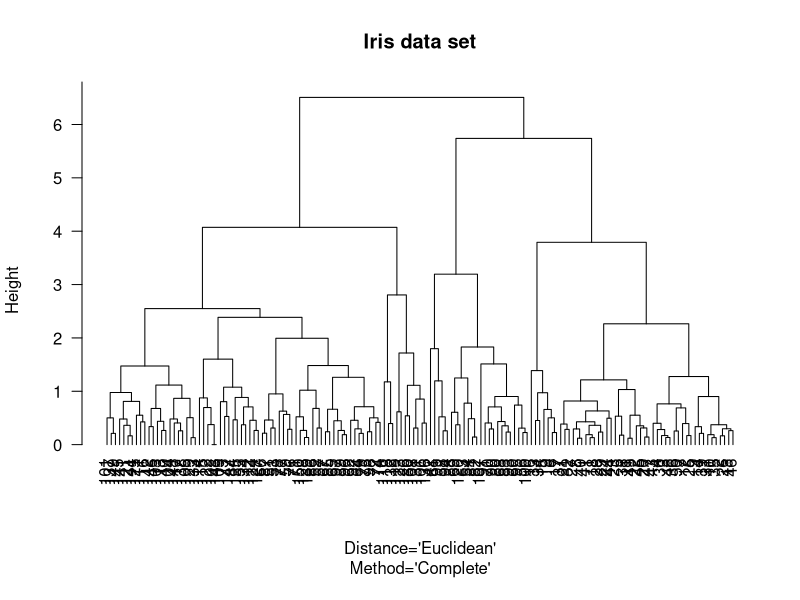
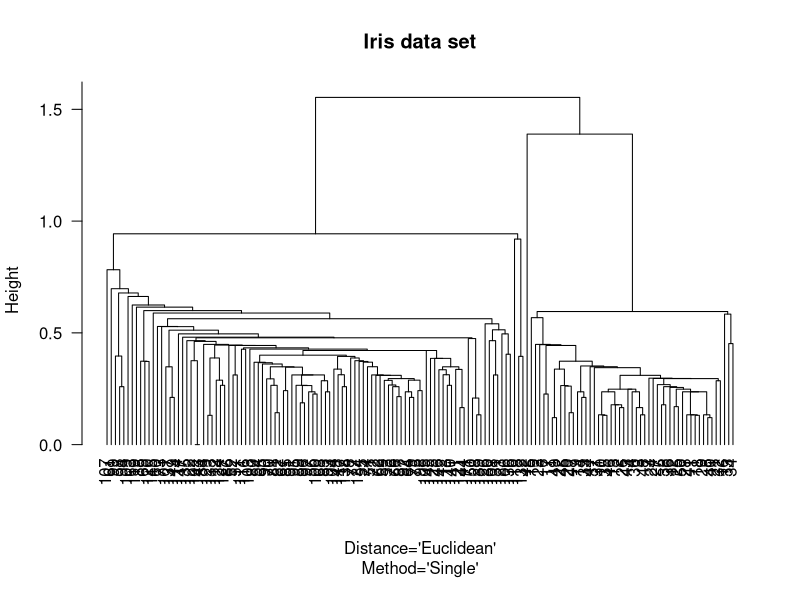
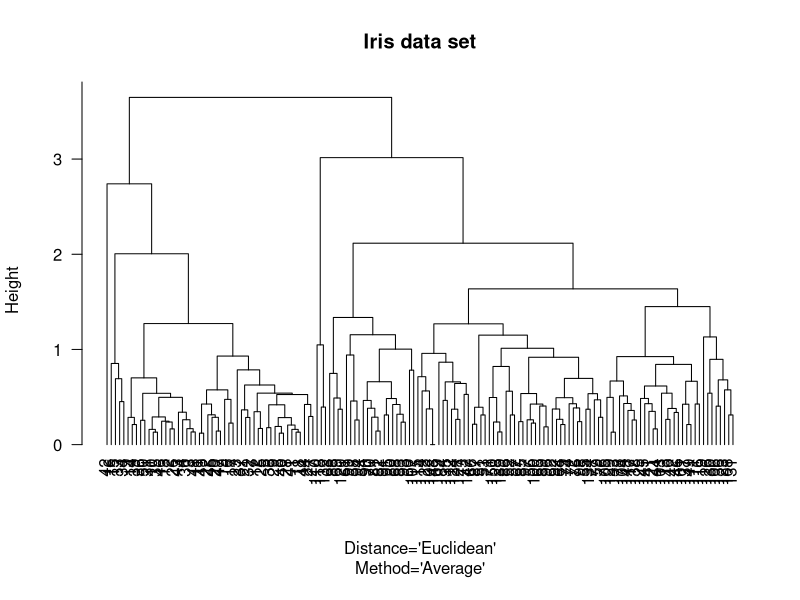
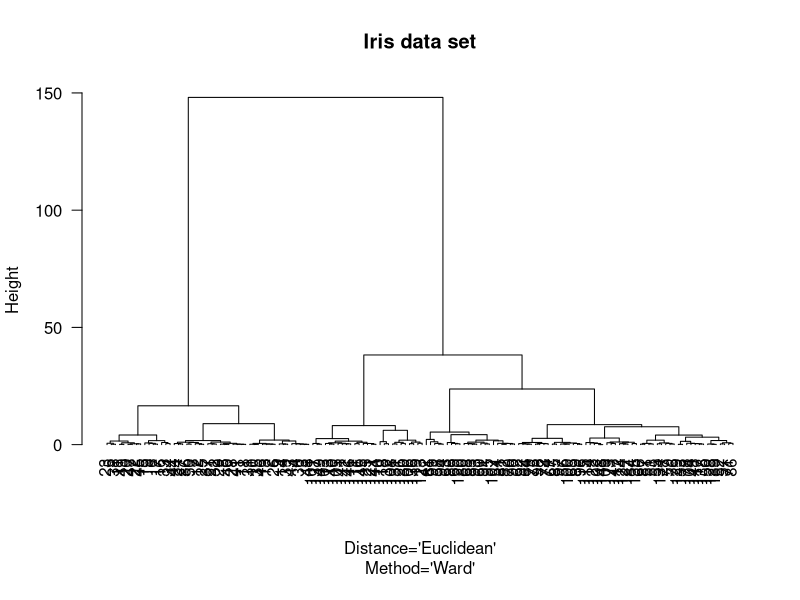
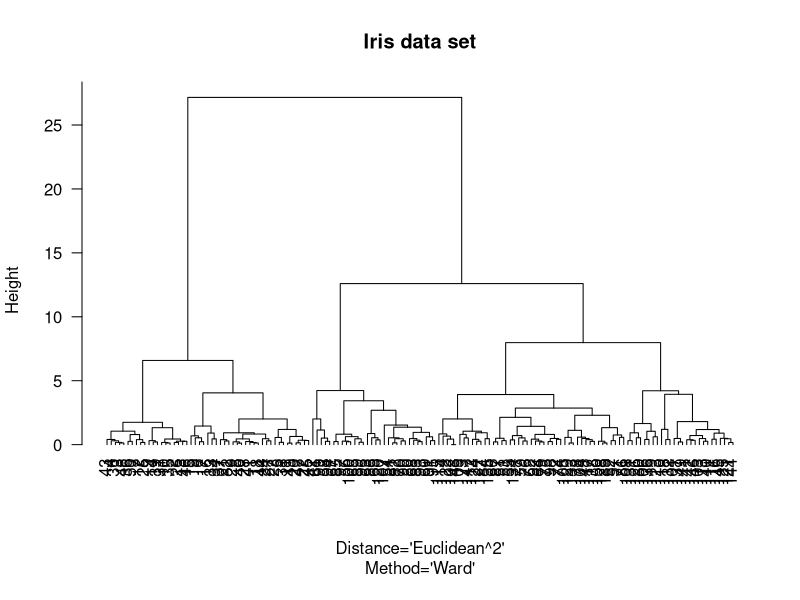
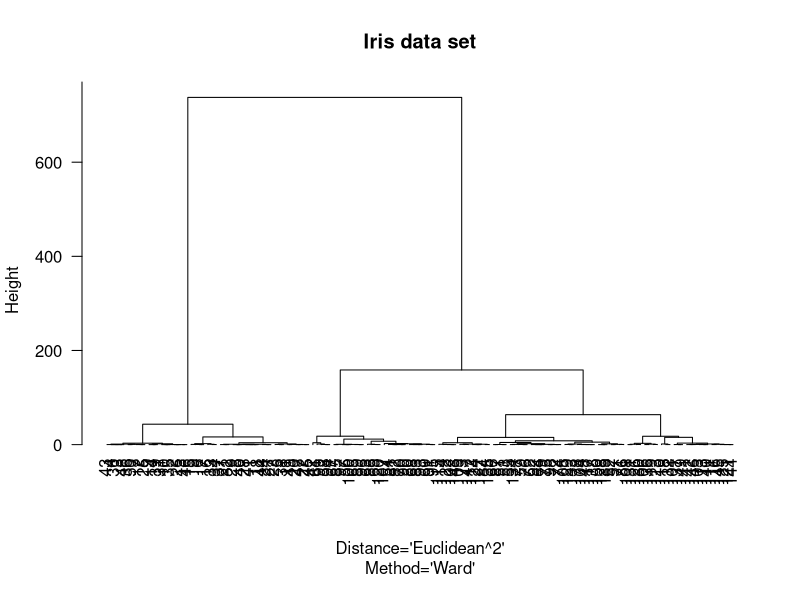
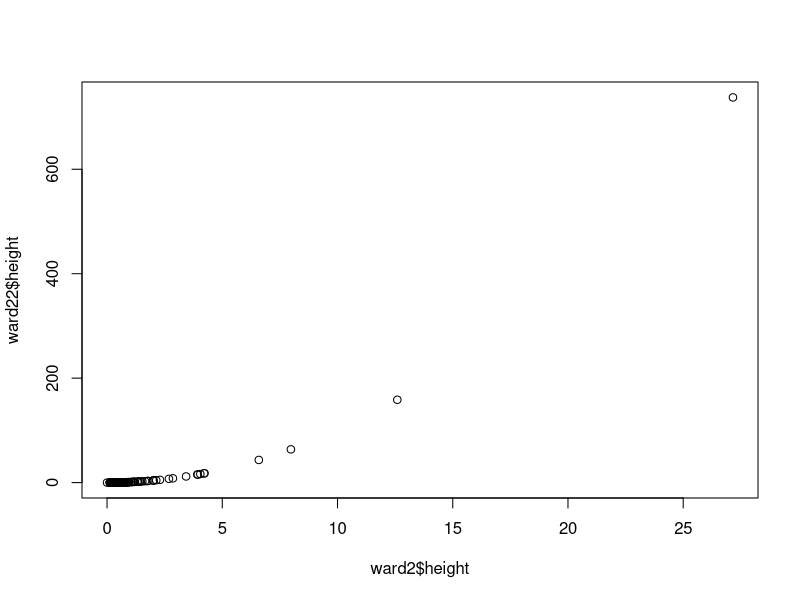
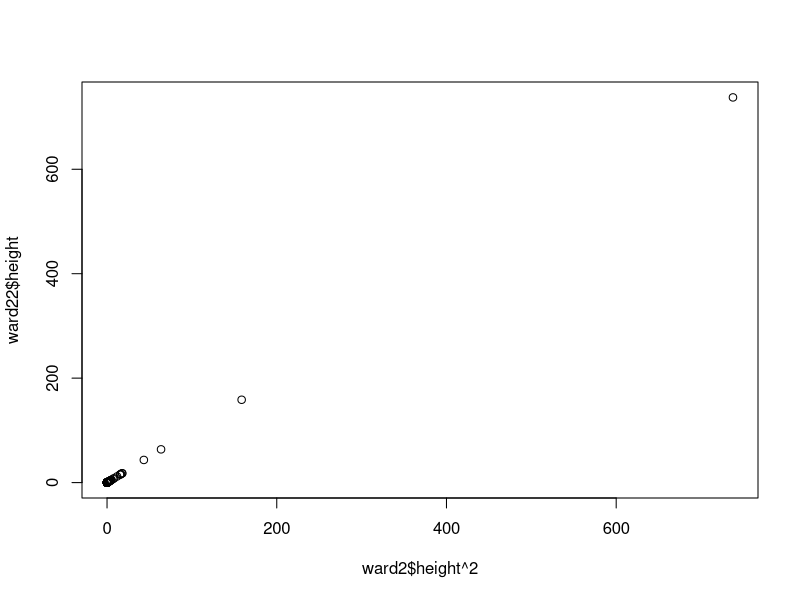

The R source for these figures, in order:
#########################################################################
#
# 'hclust', 'agnes' ('AGglomerative NESting') y 'diana' (DIvisive ANAlysis)
#  son algoritmos de clustering que definen jerarquías
#
# #########################################################################
#
# Introducción de los datos: 'iris'
#
?iris
#
# Para una clasificación no supervisada no se toma en cuenta
# la variable 'Species' de la planta (5a. columna)
#
datos0 <- iris[,1:4]
#
nombredatos <- "Iris data set"
#
##########################################################################
#
# ¿Estandarizar las variables?
#    Son homogéneas (cm.); es razonable tratarlas tal cual.
#    Sin embargo, algunas medidas son más grandes ('*.Length') que otras,
#    y tratarlas tal cual equivaldría, en cierto sentido,
#    a analizarlas por su apariencia visual.
#
#    Estandarizar las variables equivale, en principio, a
#    poner todas las variables a un mismo nivel en el análisis.
#    Esta es la opción que se hace en el siguiente análisis
#
# Para estandarizar las variables (media 0, varianza 1)
#
datos <- scale(datos0, center=TRUE, scale=TRUE)
#
##########################################################################
#
# Estudio de la función 'hclust()':
#
#   http://en.wikipedia.org/wiki/Hierarchical_clustering
#   http://es.wikipedia.org/wiki/Agrupamiento_jer%C3%A1rquico
#   http://en.wikibooks.org/wiki/Data_Mining_Algorithms_In_R/
#                                           Clustering/Hierarchical_Clustering
#   https://sites.google.com/site/dataclusteringalgorithms/
#                                           hierarchical-clustering-algorithm
#   http://en.wikipedia.org/wiki/Dendrogram
#
# El algoritmo se basa en una matriz de distancias o desemejanzas
#
distancias <- dist(datos, method="euclidean", upper=TRUE, diag=TRUE)
#
complete <- hclust(distancias)
#
# El método 'por defecto' es 'complete'
#
# Trazado del dendrograma correspondiente
#
plot(complete, hang=-1, main=nombredatos, sub="", las=1,
     xlab="Distance='Euclidean'\nMethod='Complete'")
#
#######
#
single <- hclust(distancias, method="single")
#
plot(single, hang=-1, main=nombredatos, sub="", las=1,
     xlab="Distance='Euclidean'\nMethod='Single'")
#
#
#######
#
average <- hclust(distancias, method="average")
#
plot(average, hang=-1, main=nombredatos, sub="", las=1,
     xlab="Distance='Euclidean'\nMethod='Average'")
#
#######
#
ward <- hclust(distancias, method="ward.D")
#
plot(ward, hang=-1, main=nombredatos, sub="", las=1,
     xlab="Distance='Euclidean'\nMethod='Ward'")
#
#######
#
ward2 <- hclust(distancias, method="ward.D2")
#
plot(ward2, hang=-1, main=nombredatos, sub="", las=1,
     xlab="Distance='Euclidean^2'\nMethod='Ward'")
#
#######
#
ward22 <- hclust(distancias^2, method="ward.D")
#
plot(ward22, hang=-1, main=nombredatos, sub="", las=1,
     xlab="Distance='Euclidean^2'\nMethod='Ward'")
#
#
#######
#
# Las dos últimas no dan la misma jerarquía indexada.
# La jerarquia en sí es la misma, pero las ramas (distancias), no.
# La relacion entre los valores de los indices
# correspondientes a ambas jerarquias es cuadratica.
#
#
cbind(ward2$merge, ward22$merge)
#
cbind(ward2$height, ward22$height)
plot(ward2$height, ward22$height)
cbind(ward2$height^2, ward22$height)
plot(ward2$height^2, ward22$height)
#
sum(ward22$height)
#[1] 1192  # = (4*(150-1))*2
#
2*sum((nrow(datos)-1)*diag(var(datos))) # variables estandarizadas
#[1] 1192
#
##########################################################################





###################################################################
#
# Para seleccionar una partición:
# - se analizan los árboles correspondientes
# - se determinan las podas convenientes
# - se analizan las bondades de las particiones correspondientes
# - y se elige una partición
#
# Se da por supuesto que se ha ejecutado el capitulo 'Inicio'
#
# La función 'cutree()' es la que efectua la poda
#
? cutree
example(cutree)
#
###################################################################
#
# Trazado del dendrograma correspondiente
#
plot(complete, hang=-1, main=nombredatos, sub="", las=1,
     xlab="Distance='Euclidean'\nMethod='Complete'")
#
# Se observa un posible corte de 3 o 5 clases
#
(cutcomplete <- cutree(complete, k=c(3,5)))
#
# Validación interna
#
library(cluster)
plot(silhouette(cutcomplete[,1], distancias),
     col=sort(unique(cutcomplete[,1]))+1, main="Complete")
plot(silhouette(cutcomplete[,2], distancias),
     col=sort(unique(cutcomplete[,2]))+1, main="Complete")
#
# k=3 (0.45) no es una mala clasificación
#
# Validación externa con iris$Species
#
table(cutcomplete[,1], iris$Species)
table(cutcomplete[,2], iris$Species)
#
# Los resultados no son buenos
# Parte de los 'versicolor' se agrupa con los 'virginica'
#
#######
#
plot(single, hang=-1, main=nombredatos, sub="", las=1,
     xlab="Distance='Euclidean'\nMethod='Single'")
#
# Se observa un posible corte de 3 o 5 clases
# Una de las clases es singular
#
(cutsingle <- cutree(single, k=c(3,5)))
#
# Validación interna
#
plot(silhouette(cutsingle[,1], distancias),
     col=sort(unique(cutsingle[,1]))+1, main="Single")
plot(silhouette(cutsingle[,2], distancias),
     col=sort(unique(cutsingle[,2]))+1, main="Single")
#
# Son malas clasificaciones
#
table(cutsingle[,1], cutcomplete[,1])
#
# Validación externa con 'iris$Species'
#
table(cutsingle[,1], iris$Species)
#
# Mal resultado
#
#######
#
plot(average, hang=-1, main=nombredatos, las=1,
     xlab="Distance='Euclidean'\nMethod='Average'")
#
# Se observa un posible corte de 2 o 4 clases
# Una de las clases es singular
# Para 4 clases, hay ademas otra clase pequeña
#
(cutaverage <- cutree(average, k=c(2,4)))
#
# Validación interna
#
plot(silhouette(cutaverage[,1], distancias),
     col=sort(unique(cutaverage[,1]))+1, main="Average")
plot(silhouette(cutaverage[,2], distancias),
     col=sort(unique(cutaverage[,2]))+1, main="Average")
#
# k=2 (0.58) es una buena clasificación
#
table(cutaverage[,1], cutcomplete[,1])
#
# Validación externa con iris$Species
#
table(cutaverage[,1], iris$Species)
#
# No diferencia las 'versicolor' de las 'virginica'
#
#######
#
plot(ward, hang=-1, main=nombredatos, las=1,
     xlab="Distance='Euclidean'\nMethod='Ward'")
#
# Se observa un posible corte de 2 clases
#
(cutward <- cutree(ward, k=2))
#
# Validación interna
#
plot(silhouette(cutward, distancias),
     col=sort(unique(cutward))+1, main="Ward")
#
# k=2 (0.58) es una buena clasificación
#
table(cutward, cutaverage[,1])
#
# 'cutward' es muy parecido a 'cutaverage[,1]'
# pues sólo difiere en un objeto
#
# Validación externa con 'iris$Species'
#
table(cutward, iris$Species)
#
# No diferencia las 'versicolor' de las 'virginica'
#
#######
#
plot(ward2, hang=-1, main=nombredatos, sub="", las=1,
     xlab="Distance='Euclidean^2'\nMethod='Ward.2D'")
#
# Se observa un posible corte de 2 o 3 clases
#
(cutward2 <- cutree(ward2, k=c(2,3)))
#
# Validación interna
#
#
plot(silhouette(cutward2[,1], distancias),
     col=sort(unique(cutward2[,1]))+1, main="Ward.2D")
plot(silhouette(cutward2[,2], distancias),
     col=sort(unique(cutward2[,2]))+1, main="Ward.2D")
#
#
# k=2 (0.58) es una buena clasificación
#
table(cutward2[,1], cutward)
#
# 'cutward2[,1]' es el mismo que 'cutward'
#
#######
#
plot(ward22, hang=-1, main=nombredatos, sub="", las=1,
     xlab="Distance='Euclidean^2'\nMethod='Ward'")
#
# Se observa un posible corte de 2 o 3 clases
#
(cutward22 <- cutree(ward22, k=c(2,3)))
#
# Validación interna
#
plot(silhouette(cutward22[,1], distancias),
     col=sort(unique(cutward22[,1]))+1, main="Ward.D^2")
plot(silhouette(cutward22[,2], distancias),
     col=sort(unique(cutward22[,2]))+1, main="Ward.D^2")
#
# k=2 (0.58) es una buena clasificación
#
table(cutward22[,1], cutward)
#
# 'cutward22[,1]' es el mismo que 'cutward'
#
#######
#
# La partición con k=2 correspondiente a los cortes equivalentes 
# 'cutward', 'cutward2[,1]' y 'cutward22[,1]')
# es la que mayor valor de índice obtiene
#
solucion <- cutward22[,1]
#
plot(ward22, hang=-1, main=nombredatos, las=1,
     xlab="Distance='Euclidean'\nMethod='Ward.D^2'")
rect.hclust(ward22, k=2, which=c(1,2), x=NULL, h=NULL,
            border=c("green3", "red"), cluster=solucion)
#
pairs(datos, pch=21, col="black", bg=solucion+1)
#
#######
#
# Interpretacion del resultado segun 'ward22'
#
sum(ward22$height)
#[1] 1192 
# = ((150-1)*4)*2, suma de varianzas de las 4 variables estandarizadas *2
#
# k=2 y cutward22 tienen propiedades
# que ayudan a la interpretacion de la solucion
#
k <- 2
solucion <- cutward22[,1]
#
# Cálculo de las medias de las variables por cada clase
#
medias.cl <- matrix(rep(0, k*ncol(datos)), ncol=ncol(datos))
for(j in 1:ncol(datos))
  medias.cl[,j] <- tapply(datos[,j], solucion, mean)
#
rownames(medias.cl) <- 1:k; colnames(medias.cl) <- colnames(datos)
medias.cl
#
# Las medias (ponderadas) de las medias parciales de cada clase
# coinciden con las medias totales (0, si las variables son estandarizadas)
#
medias.pond <- vector()
for(j in 1:ncol(datos))
  medias.pond[j] <- sum(as.numeric(table(solucion))*medias.cl[,j])/nrow(datos)
names(medias.pond) <- colnames(datos)
medias.pond # = 0 en las 4 variables estandarizadas
#
# Cálculo de varianzas de las variables entre las clases (B, between)
# siendo cada clase representada por su centro (media)
#
varB.pond <- vector() # varB.pond[j], varianza ponderada de cada variable
for(j in 1:ncol(datos))
  varB.pond[j] <- sum(as.numeric(table(solucion))*(medias.cl[,j]-medias.pond[j])^2)/nrow(datos)
names(varB.pond) <- colnames(datos)
varB.pond
#
# Cálculo de la suma de las diferencias cuadráticas de cada variable
# siendo cada clase representada por su centro (media)
#
( SSBj <- nrow(datos)*varB.pond )
#
# Cálculo de la suma de las diferencias cuadráticas
# de todas las variables y de todas las clases,
# siendo cada clase representada por su centro (media)
#
( SSB <- sum(SSBj) )
#
# Porcentaje de la variabilidad inicial,
# suma de las distancias entre cada par de objetos,
# explicada por la partición de k=2
#
SSB/((150-1)*4)
# [1]  0.6187981 # 62%
#
#######
#
# Silueta correspondiente a 'iris'
#
plot(silhouette(as.numeric(iris[,5]), distancias),
     col=sort(unique(as.numeric(iris[,5])))+1,
     main="Iris")
#
##########################################################################